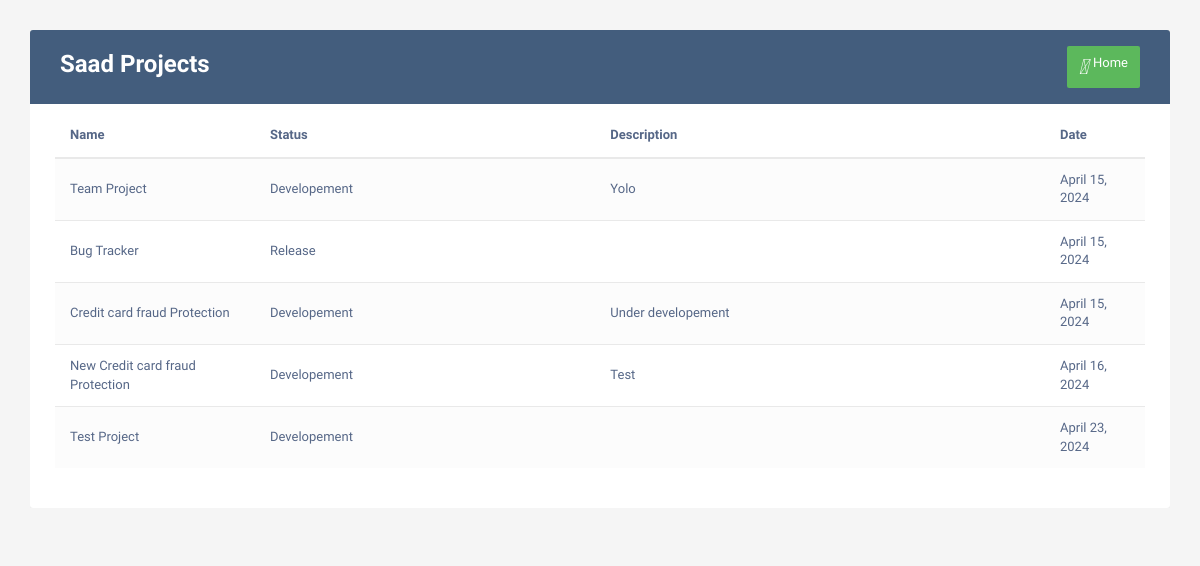
The page /userprojects/1 (signed in) on the database its author committed.
### home/models.py (models this page shows, shortened)
class Project(models.Model):
    Pname = models.CharField(max_length=122)
    Pstatus = models.CharField(max_length=122)
    Desc = models.TextField()
    date = models.DateField()
    users = models.ManyToManyField(User)

### home/views.py (the view)
# urls.py: path('userprojects/<int:id>',views.userprojects,name='View Project'),
@login_required
def userprojects(request,id):
    user = User.objects.get(id=id)
    projects = Project.objects.filter(users=user)
    context = {
        'user':user,
        'projects':projects,
    }
    return render(request,'userprojects.html',context)

### templates/userprojects.html (shortened to what this page needs)
<!DOCTYPE html>
<html lang="en">
<head>
<link rel="stylesheet" href="https://maxcdn.bootstrapcdn.com/font-awesome/4.7.0/css/font-awesome.min.css">
<link rel="stylesheet" href="https://maxcdn.bootstrapcdn.com/bootstrap/3.3.7/css/bootstrap.min.css">
<link rel="stylesheet" href="https://cdnjs.cloudflare.com/ajax/libs/font-awesome/5.13.0/css/all.min.css">
</head>
<body>
    <div class="container">
        <div class="table-responsive">
            <div class="table-wrapper">
                <div class="table-title">
                    <div class="row">
                        <div class="col-xs-6">
                            <h2><b>{{user.first_name}} Projects</b></h2>
                        </div>
                        <div class="col-xs-6">
                            <a href="/back" class="btn btn-success" data-toggle="modal"><i>&#xE147;</i> <span>Home</span></a>
                        </div>
                    </div>
                </div>
                <table class="table table-striped table-hover">
                    <thead>
                        <tr>
                            <th>Name</th>
                            <th>Status</th>
                            <th>Description</th>
                            <th>Date</th>
                        </tr>
                    </thead>
                    <tbody>
                        {% for item in projects %}
                        <tr>
							<td> {{item.Pname}} </td>
                            <td> {{item.Pstatus}} </td>
                            <td> {{item.Desc}} </td>
                            <td> {{item.date}} </td>
                        </tr>
                        {% endfor %}
                    </tbody>
                </table>
            </div>
        </div>
    </div>
</body>

### templates/userprojects.html (style rules this page uses)
body { color: #566787; background: #f5f5f5; font-family: 'Varela Round', sans-serif; font-size: 13px; }
.table-responsive { margin: 30px 0; }
.table-wrapper { min-width: 1000px; background: #fff; padding: 20px 25px; border-radius: 3px; box-shadow: 0 1px 1px rgba(0,0,0,.05); }
.table-title { padding-bottom: 15px; background: #435d7d; color: #fff; padding: 16px 30px; margin: -20px -25px 10px; border-radius: 3px 3px 0 0; }
.table-title h2 { margin: 5px 0 0; font-size: 24px; }
.table-title .btn { color: #fff; float: right; font-size: 13px; border: none; min-width: 50px; border-radius: 2px; border: none; outline: none !important; margin-left: 10px; }
.table-title .btn i { float: left; font-size: 21px; margin-right: 5px; }
.table-title .btn span { float: left; margin-top: 2px; }
table.table tr th, table.table tr td { border-color: #e9e9e9; padding: 12px 15px; vertical-align: middle; }
table.table tr th:first-child { width: 200px; }
table.table tr th:last-child { width: 100px; }
table.table-striped tbody tr:nth-of-type(odd) { background-color: #fcfcfc; }

### rows shown on the page
Project: Pname "Team Project", Pstatus "Developement", Desc "Yolo", date "April 15, 2024"
Project: Pname "Bug Tracker", Pstatus "Release", date "April 15, 2024"
Project: Pname "Credit card fraud Protection", Pstatus "Developement", Desc "Under developement", date "April 15, 2024"
Project: Pname "New Credit card fraud Protection", Pstatus "Developement", Desc "Test", date "April 16, 2024"
Project: Pname "Test Project", Pstatus "Developement", date "April 23, 2024"

### other values the page prints
{{ user.first_name }} "Saad"
